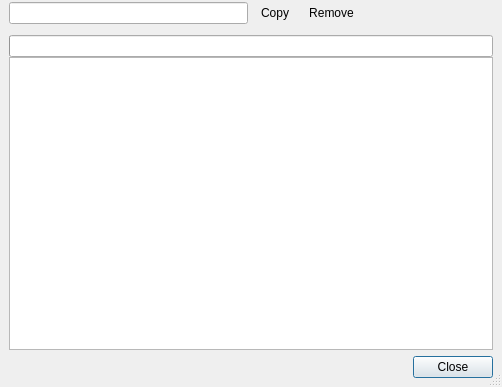
<?xml version="1.0" encoding="UTF-8"?>
<ui version="4.0">
 <class>ImHistoryBrowser</class>
 <widget class="QDialog" name="ImHistoryBrowser">
  <property name="geometry">
   <rect>
    <x>0</x>
    <y>0</y>
    <width>502</width>
    <height>387</height>
   </rect>
  </property>
  <property name="windowTitle">
   <string>Message History</string>
  </property>
  <property name="sizeGripEnabled">
   <bool>true</bool>
  </property>
  <layout class="QGridLayout" name="gridLayout_4">
   <property name="margin">
    <number>0</number>
   </property>
   <property name="spacing">
    <number>0</number>
   </property>
   <item row="0" column="0">
    <widget class="HeaderFrame" name="headerFrame">
     <property name="frameShape">
      <enum>QFrame::NoFrame</enum>
     </property>
     <property name="frameShadow">
      <enum>QFrame::Plain</enum>
     </property>
     <property name="lineWidth">
      <number>1</number>
     </property>
    </widget>
   </item>
   <item row="1" column="0">
    <widget class="QFrame" name="toolBarFrame">
     <property name="maximumSize">
      <size>
       <width>16777215</width>
       <height>38</height>
      </size>
     </property>
     <layout class="QHBoxLayout" name="horizontalLayout_3">
      <property name="topMargin">
       <number>2</number>
      </property>
      <property name="bottomMargin">
       <number>2</number>
      </property>
      <item>
       <layout class="QHBoxLayout" name="filterLayout">
        <property name="spacing">
         <number>1</number>
        </property>
        <item>
         <widget class="LineEditClear" name="filterLineEdit"/>
        </item>
       </layout>
      </item>
      <item>
       <layout class="QHBoxLayout" name="horizontalLayout">
        <item>
         <widget class="QToolButton" name="copyButton">
          <property name="focusPolicy">
           <enum>Qt::NoFocus</enum>
          </property>
          <property name="text">
           <string>Copy</string>
          </property>
          <property name="icon">
           <iconset resource="../images.qrc">
            <normaloff>:/images/copy.png</normaloff>:/images/copy.png</iconset>
          </property>
          <property name="toolButtonStyle">
           <enum>Qt::ToolButtonTextBesideIcon</enum>
          </property>
          <property name="autoRaise">
           <bool>true</bool>
          </property>
         </widget>
        </item>
        <item>
         <widget class="QToolButton" name="removeButton">
          <property name="focusPolicy">
           <enum>Qt::NoFocus</enum>
          </property>
          <property name="text">
           <string>Remove</string>
          </property>
          <property name="icon">
           <iconset resource="../images.qrc">
            <normaloff>:/images/delete.png</normaloff>:/images/delete.png</iconset>
          </property>
          <property name="toolButtonStyle">
           <enum>Qt::ToolButtonTextBesideIcon</enum>
          </property>
          <property name="autoRaise">
           <bool>true</bool>
          </property>
         </widget>
        </item>
        <item>
         <spacer name="horizontalSpacer">
          <property name="orientation">
           <enum>Qt::Horizontal</enum>
          </property>
          <property name="sizeHint" stdset="0">
           <size>
            <width>40</width>
            <height>20</height>
           </size>
          </property>
         </spacer>
        </item>
       </layout>
      </item>
     </layout>
    </widget>
   </item>
   <item row="2" column="0">
    <layout class="QGridLayout" name="gridLayout_2">
     <property name="margin">
      <number>9</number>
     </property>
     <item row="1" column="0">
      <widget class="QListWidget" name="listWidget">
       <property name="contextMenuPolicy">
        <enum>Qt::CustomContextMenu</enum>
       </property>
       <property name="selectionMode">
        <enum>QAbstractItemView::ExtendedSelection</enum>
       </property>
      </widget>
     </item>
     <item row="2" column="0">
      <layout class="QHBoxLayout" name="horizontalLayout_2">
       <property name="topMargin">
        <number>6</number>
       </property>
       <item>
        <widget class="QDialogButtonBox" name="buttonBox">
         <property name="standardButtons">
          <set>QDialogButtonBox::Close</set>
         </property>
        </widget>
       </item>
      </layout>
     </item>
     <item row="0" column="0">
      <widget class="QProgressBar" name="progressBar">
       <property name="maximum">
        <number>1000</number>
       </property>
       <property name="value">
        <number>0</number>
       </property>
       <property name="textVisible">
        <bool>false</bool>
       </property>
      </widget>
     </item>
    </layout>
   </item>
  </layout>
 </widget>
 <customwidgets>
  <customwidget>
   <class>HeaderFrame</class>
   <extends>QFrame</extends>
   <header>gui/common/HeaderFrame.h</header>
   <container>1</container>
  </customwidget>
  <customwidget>
   <class>LineEditClear</class>
   <extends>QLineEdit</extends>
   <header>gui/common/LineEditClear.h</header>
  </customwidget>
 </customwidgets>
 <resources>
  <include location="../images.qrc"/>
 </resources>
 <connections>
  <connection>
   <sender>buttonBox</sender>
   <signal>rejected()</signal>
   <receiver>ImHistoryBrowser</receiver>
   <slot>reject()</slot>
   <hints>
    <hint type="sourcelabel">
     <x>427</x>
     <y>310</y>
    </hint>
    <hint type="destinationlabel">
     <x>237</x>
     <y>166</y>
    </hint>
   </hints>
  </connection>
 </connections>
</ui>
